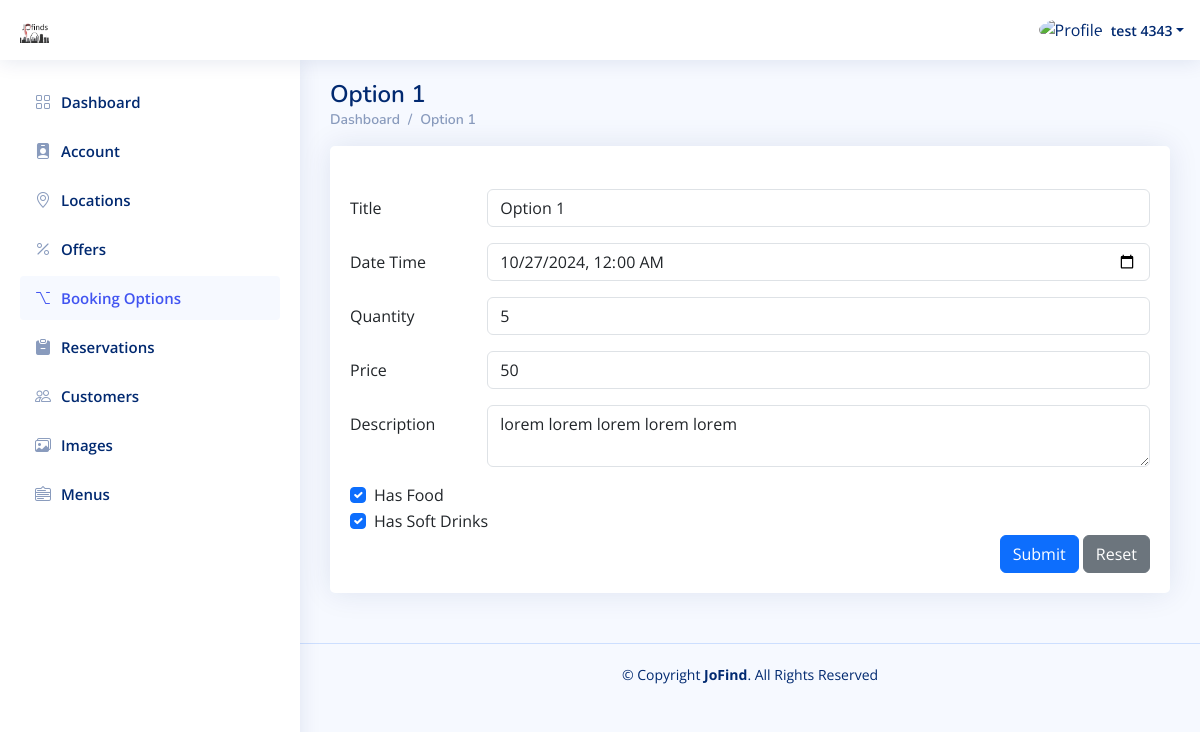
The app's page /Place_Dashboard/Edit_Option.php?option_id=1 (signed in) with its own data.
### tables this page shows
CREATE TABLE `places` (
  `id` int(11) NOT NULL,
  `category_id` int(11) NOT NULL,
  `sub_category_id` int(11) DEFAULT NULL,
  `status_id` int(11) DEFAULT NULL,
  `city_id` int(11) NOT NULL,
  `name` varchar(250) NOT NULL,
  `image` varchar(250) NOT NULL,
  `email` varchar(250) NOT NULL,
  `description` text DEFAULT NULL,
  `total_rate` double NOT NULL DEFAULT 0,
  `phone` varchar(250) NOT NULL,
  `password` varchar(250) NOT NULL,
  `rejection_note` text DEFAULT NULL,
  `address` varchar(250) NOT NULL,
  `commercial_register` varchar(250) NOT NULL,
  `menu` varchar(250) DEFAULT NULL,
  `active` int(11) NOT NULL DEFAULT 1,
  `created_at` timestamp NOT NULL DEFAULT current_timestamp()
);

CREATE TABLE `booking_options` (
  `id` int(11) NOT NULL,
  `place_id` int(11) NOT NULL,
  `title` varchar(250) NOT NULL,
  `description` text NOT NULL,
  `date_time` datetime NOT NULL,
  `quantity` int(11) NOT NULL,
  `has_soft_drinks` tinyint(1) NOT NULL,
  `has_food` tinyint(1) NOT NULL,
  `price` double NOT NULL,
  `active` int(11) NOT NULL DEFAULT 1,
  `created_at` timestamp NOT NULL DEFAULT current_timestamp()
);

### Place_Dashboard/Edit_Option.php (the view, shortened to what this page needs)
<?php
include "../Connect.php";
$P_ID = $_SESSION['P_Log'];
$option_id = $_GET['option_id'];
if (!$P_ID) {
    echo '<script language="JavaScript">
     document.location="../Place_Login.php";
    </script>';
} else {
    $sql1 = mysqli_query($con, "select * from places where id='$P_ID'");
    $row1 = mysqli_fetch_array($sql1);
    $name = $row1['name'];
    $sql2 = mysqli_query($con, "select * from booking_options where id='$option_id'");
    $row2 = mysqli_fetch_array($sql2);
    $title = $row2['title'];
    $description = $row2['description'];
    $date_time = $row2['date_time'];
    $quantity = $row2['quantity'];
    $has_soft_drinks = $row2['has_soft_drinks'];
    $has_food = $row2['has_food'];
    $price = $row2['price'];
}
?>
<!DOCTYPE html>
<html lang="en">
  <head>
    <link
      href="../assets/vendor/bootstrap/css/bootstrap.min.css"
      rel="stylesheet"
    />
    <link
      href="../assets/vendor/bootstrap-icons/bootstrap-icons.css"
      rel="stylesheet"
    />
    <link href="../assets/vendor/boxicons/css/boxicons.min.css" rel="stylesheet" />
    <link href="../assets/vendor/quill/quill.snow.css" rel="stylesheet" />
    <link href="../assets/vendor/quill/quill.bubble.css" rel="stylesheet" />
    <link href="../assets/vendor/remixicon/remixicon.css" rel="stylesheet" />
    <link href="../assets/vendor/simple-datatables/style.css" rel="stylesheet" />
    <link href="../assets/css/style.css" rel="stylesheet" />
  </head>
  <body>
    <header id="header" class="header fixed-top d-flex align-items-center">
      <div class="d-flex align-items-center justify-content-between">
        <a href="index.php" class="logo d-flex align-items-center">
          <img src="../assets/img/Logo.png" alt="" />
        </a>
      </div>
      <nav class="header-nav ms-auto">
        <ul class="d-flex align-items-center">
          <li class="nav-item dropdown pe-3">
            <a
              class="nav-link nav-profile d-flex align-items-center pe-0"
              href="#"
              data-bs-toggle="dropdown"
            >
              <img
                src="https://www.computerhope.com/jargon/g/guest-user.png"
                alt="Profile"
                class="rounded-circle"
              />
              <span class="d-none d-md-block dropdown-toggle ps-2"><?php echo $name ?></span> </a
            >
          </li>
        </ul>
      </nav>
    </header>
    <?php require './Aside-Nav/Aside.php'?>
    <main id="main" class="main">
      <div class="pagetitle">
        <h1><?php echo $title ?></h1>
        <nav>
          <ol class="breadcrumb">
            <li class="breadcrumb-item"><a href="index.php">Dashboard</a></li>
            <li class="breadcrumb-item"><?php echo $title ?></li>
          </ol>
        </nav>
      </div>
      <section class="section">
        <div class="row">
          <div class="col-lg-12">
            <div class="card">
              <div class="card-body">
                <h5 class="card-title"></h5>
                <form method="POST" action="./Edit_Option.php?option_id=<?php echo $option_id ?>" enctype="multipart/form-data">
                  <div class="row mb-3">
                    <label for="offer" class="col-sm-2 col-form-label"
                      >Title</label
                    >
                    <div class="col-sm-10">
                      <input type="text" name="title" value="<?php echo $title ?>" class="form-control" id="offer" required/>
                    </div>
                  </div>
                  <div class="row mb-3">
                    <label for="date_time" class="col-sm-2 col-form-label"
                      >Date Time</label
                    >
                    <div class="col-sm-10">
                      <input type="datetime-local" name="date_time" value="<?php echo $date_time ?>" class="form-control" id="date_time" required/>
                    </div>
                  </div>
                  <div class="row mb-3">
                    <label for="quantity" class="col-sm-2 col-form-label"
                      >Quantity</label
                    >
                    <div class="col-sm-10">
                      <input type="text" name="quantity" value="<?php echo $quantity ?>" class="form-control" id="quantity" required/>
                    </div>
                  </div>
                  <div class="row mb-3">
                    <label for="price" class="col-sm-2 col-form-label"
                      >Price</label
                    >
                    <div class="col-sm-10">
                      <input type="text" name="price" value="<?php echo $price ?>" class="form-control" id="price" required/>
                    </div>
                  </div>
                  <div class="row mb-3">
                    <label for="price" class="col-sm-2 col-form-label"
                      >Description</label
                    >
                    <div class="col-sm-10">
                      <textarea name="description" class="form-control" id="" value="<?php echo $description ?>"><?php echo $description ?></textarea>
                    </div>
                  </div>
                  <div class="form-check">
                    <input class="form-check-input" name="has_food" type="checkbox" id="has_food" <?php echo ($has_food ? "checked" : "") ?>>
                    <label class="form-check-label" for="has_food">
                        Has Food
                    </label>
                    </div>
                  <div class="form-check">
                    <input class="form-check-input" name="has_soft_drinks" type="checkbox" id="has_soft" <?php echo ($has_soft_drinks ? "checked" : "") ?>>
                    <label class="form-check-label" for="has_soft">
                        Has Soft Drinks
                    </label>
                    </div>
                  <div class="text-end">
                    <button type="submit" name="Submit" class="btn btn-primary">
                      Submit
                    </button>
                    <button type="reset" class="btn btn-secondary">
                      Reset
                    </button>
                  </div>
                </form>
              </div>
            </div>
          </div>
        </div>
      </section>
    </main>
    <footer id="footer" class="footer">
      <div class="copyright">
        &copy; Copyright <strong><span>JoFind</span></strong
        >. All Rights Reserved
      </div>
    </footer>
  </body>
</html>

### assets/css/style.css (style rules this page uses)
:root { scroll-behavior: smooth; }
body { font-family: "Open Sans", sans-serif; background: #f6f9ff; color: #444444; }
a { color: #4154f1; text-decoration: none; }
h1, h2, h3, h4, h5, h6 { font-family: "Nunito", sans-serif; }
#main { margin-top: 60px; padding: 20px 30px; transition: all 0.3s; }
.pagetitle { margin-bottom: 10px; }
.pagetitle h1 { font-size: 24px; margin-bottom: 0; font-weight: 600; color: #012970; }
.card { margin-bottom: 30px; border: none; border-radius: 5px; box-shadow: 0px 0 30px rgba(1, 41, 112, 0.1); }
.card-title { padding: 20px 0 15px 0; font-size: 18px; font-weight: 500; color: #012970; font-family: "Poppins", sans-serif; }
.card-body { padding: 0 20px 20px 20px; }
.breadcrumb { font-size: 14px; font-family: "Nunito", sans-serif; color: #899bbd; font-weight: 600; }
.breadcrumb a { color: #899bbd; transition: 0.3s; }
.breadcrumb .breadcrumb-item::before { color: #899bbd; }
.logo { line-height: 1; }
@media (min-width: 1200px) { .logo { width: 280px; } }
.logo img { max-height: 26px; margin-right: 6px; }
.header { transition: all 0.5s; z-index: 997; height: 60px; box-shadow: 0px 2px 20px rgba(1, 41, 112, 0.1); background-color: #fff; padding-left: 20px; }
.header-nav ul { list-style: none; }
.header-nav>ul { margin: 0; padding: 0; }
.header-nav .nav-profile { color: #012970; }
.header-nav .nav-profile img { max-height: 36px; }
.header-nav .nav-profile span { font-size: 14px; font-weight: 600; }
@media (min-width: 1200px) { #main, #footer { margin-left: 300px; } }
.footer { padding: 20px 0; font-size: 14px; transition: all 0.3s; border-top: 1px solid #cddfff; }
.footer .copyright { text-align: center; color: #012970; }

### records on screen
places: name "test 4343"
booking_options: title "Option 1", date_time "10/27/2024 00:00", quantity "5", price "50", description "lorem lorem lorem lorem lorem", has_food "☑", has_soft_drinks "☑"
